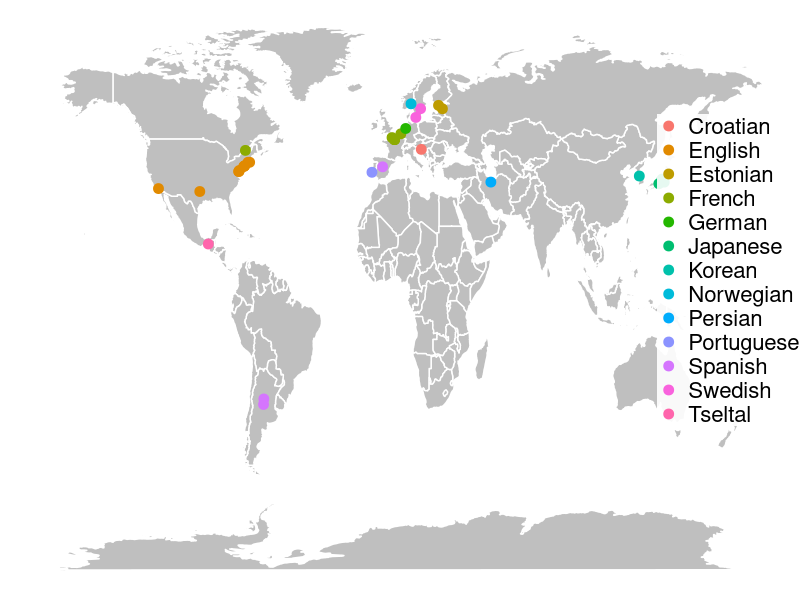
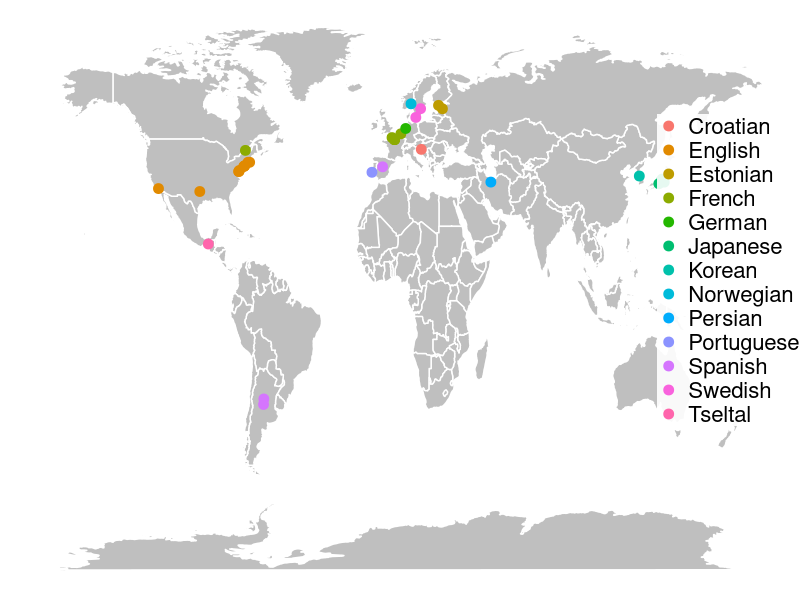

These charts were generated, in order, by the following R code:
library("kableExtra")
library("tidyverse")
library("cowplot")
library("repr")

# ---- load data

language_labels <- read_csv("data/language_labels.csv") %>%
  rename(language = Language)

geo_dat <- read_csv("data/langs_and_countries.csv") %>%
  right_join(language_labels, by = "language")

# ---- visualize

options(repr.plot.width=11.7, repr.plot.height=6.2)

geo_dat <- geo_dat %>%
    mutate(
      #      lang_fam_abbrv = recode(Language_Family,
      #                              `Indo-European` = "I-E",
      #                              `Uralic` = "U",
      #                              `Japonic` = "J",
      #                              `Koreanic` = "K",
      #                              `Sino-Tibetan` = "S-T"),
           Language_label = Language_name,
           Language_label = paste0(Language_label)) #," (",lang_fam_abbrv,")"))

mp <- NULL

mapWorld <- borders("world",
                    colour = "white",
#                     colour="gray50", # with white background
                    fill="gray75") # create a layer of borders

mp <- ggplot(data=geo_dat) + mapWorld

mp <- mp +
      geom_point(aes(longitude, latitude, color = Language_label), size=3) +
      # theme_black() +
      theme_void() +
      theme(text = element_text(size=16),
            #plot.background = element_rect(fill = "black"),
            legend.title = element_blank(),
            legend.position = c(0.91, 0.55),
            legend.background = element_rect(fill=alpha("white",0.90),
                                             size=0, linetype="dotted",
                                             colour = "white"),
            legend.text=element_text(size=16,colour="black"))
mp
ggsave("figures/geo_dat.pdf", width = 11.7, height = 6.2,dpi = 1200, scale = 1.2)
